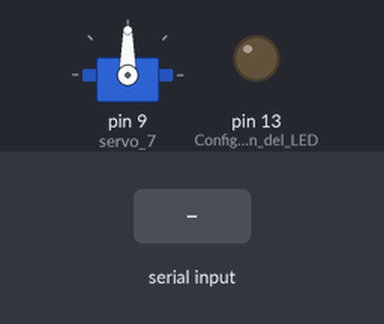
Simulated run of this sketch. Board: Arduino Uno, built with avr-gcc and run on an emulated ATmega328P. On the bench: servo, output pins drawn as LEDs (lit = HIGH). The inputs (shaded band) are chosen by the test bench.

Above: at 1.2 s.
1.3 s: "1" received over Serial
At 2.6 s:
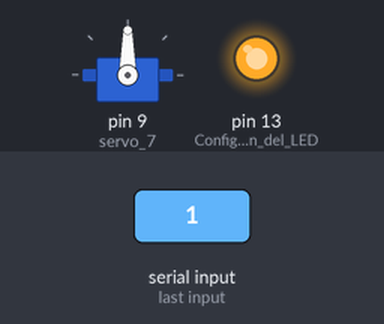
3.3 s: "0" received over Serial
At 4.1 s:
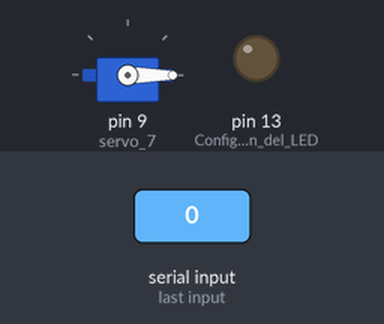
Timing chart, 0 to 6.3 s (numbered marks = the images above; inputs shaded):
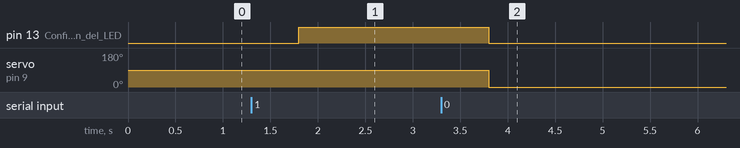

The sketch:

arduinoLedDw.ino
```cpp
#include <Servo.h>

Servo servo_7; // Crea un objeto Servo

void setup() {
  Serial.begin(9600); // Inicia la comunicación serial a 9600 baudios
  pinMode(13, OUTPUT); // Configura el pin del LED como salida
  servo_7.attach(9); // Asocia el objeto Servo al pin 9
}

void loop() {
  if (Serial.available() > 0) { // Verifica si hay datos disponibles para leer
    char command = Serial.read(); // Lee el comando enviado desde el puerto serial
    if (command == '1') { // Si el comando es '1'
      servo_7.write(90); // Mueve el servo a 90 grados
      delay(500); // Espera 500 milisegundos
      digitalWrite(13, HIGH); // Enciende el LED
    } else if (command == '0') { // Si el comando es '0'
      delay(500); // Espera 500 milisegundos
      servo_7.write(0); // Mueve el servo a 0 grados
      digitalWrite(13, LOW); // Apaga el LED
    }
  }
}
```

Measured:
- after the input at 1.3 s, pin 13 (Configura_el_pin_del_LED): LOW → HIGH after 0.50 s
- after the input at 3.3 s, pin 13 (Configura_el_pin_del_LED): HIGH → LOW after 0.50 s; servo on pin 9 (servo_7): 90° → 0° after 0.50 s
